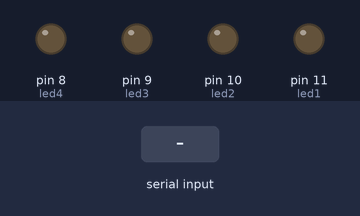
The sketch below on a simulated Arduino Uno, built with avr-gcc and run on an emulated ATmega328P. Shown: output pins drawn as LEDs (lit = HIGH). Dashed ring = blinking. The inputs (shaded band) are chosen by the test bench. What the sketch prints to the serial monitor is not drawn.

Above: at 1.2 s.
1.3 s: "90,45\n" received over Serial
At 1.7 s:
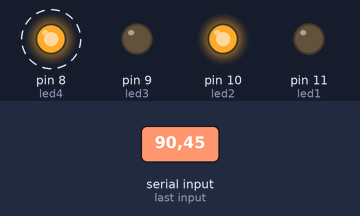
4.3 s: "30,150\n" received over Serial
At 4.7 s:
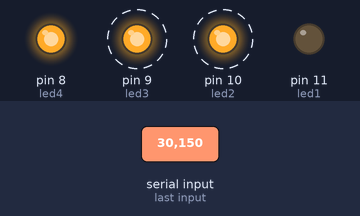
7.3 s: "5\n" received over Serial
At 7.7 s:
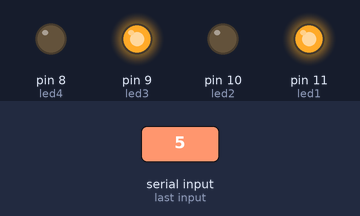
9.3 s: "200\n" received over Serial
At 9.7 s:
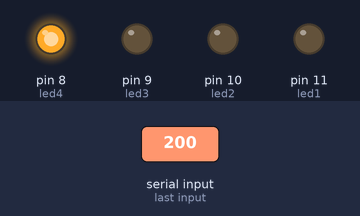
Timing chart, 0 to 12.3 s (numbered marks = the images above; inputs shaded):
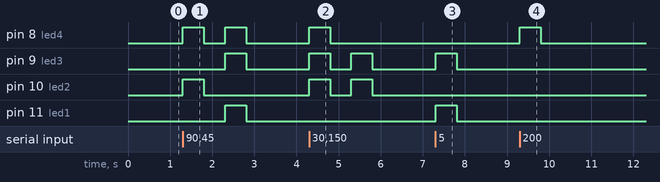

Measured:
- after the input at 1.3 s, pin 8 (led4): alternates HIGH for 0.50 s and LOW for 0.50 s, 4 changes in all, then stays LOW, starting at once; pin 9 (led3), pin 11 (led1): LOW → HIGH after 1.0 s, → LOW 0.50 s later; pin 10 (led2): LOW → HIGH at once, → LOW 0.50 s later
- after the input at 4.3 s, pin 8 (led4): LOW → HIGH at once, → LOW 0.50 s later; pin 9 (led3), pin 10 (led2): alternates HIGH for 0.50 s and LOW for 0.50 s, 4 changes in all, then stays LOW, starting at once
- after the input at 7.3 s, pin 9 (led3), pin 11 (led1): LOW → HIGH at once, → LOW 0.50 s later
- after the input at 9.3 s, pin 8 (led4): LOW → HIGH at once, → LOW 0.50 s later

The sketch:

LED_Counter_BINARY.ino
```cpp
int led1=11;
int led2=10;
int led3=9;
int led4=8;

int number;
int temp;

void setup()
{
  Serial.begin(9600);
  pinMode(led1,OUTPUT);
  pinMode(led2,OUTPUT);
  pinMode(led3,OUTPUT);
  pinMode(led4,OUTPUT);
  Serial.println("enter the num");
}

void loop()
{
  while(Serial.available() == 0){

  }

  number=Serial.parseInt();
  temp=number;

  while(Serial.available()>0){
    Serial.read();}
  digitalWrite(led1,temp%2);
  temp=temp/2;

  digitalWrite(led2,temp%2);
  temp=temp/2;

  digitalWrite(led3,temp%2);
  temp=temp/2;

  digitalWrite(led4,temp%2);
  temp=temp/2;

  temp=number;
  delay(500);

  digitalWrite(led1,0);
  digitalWrite(led2,0);
  digitalWrite(led3,0);
  digitalWrite(led4,0);

  delay(500);
}
```
